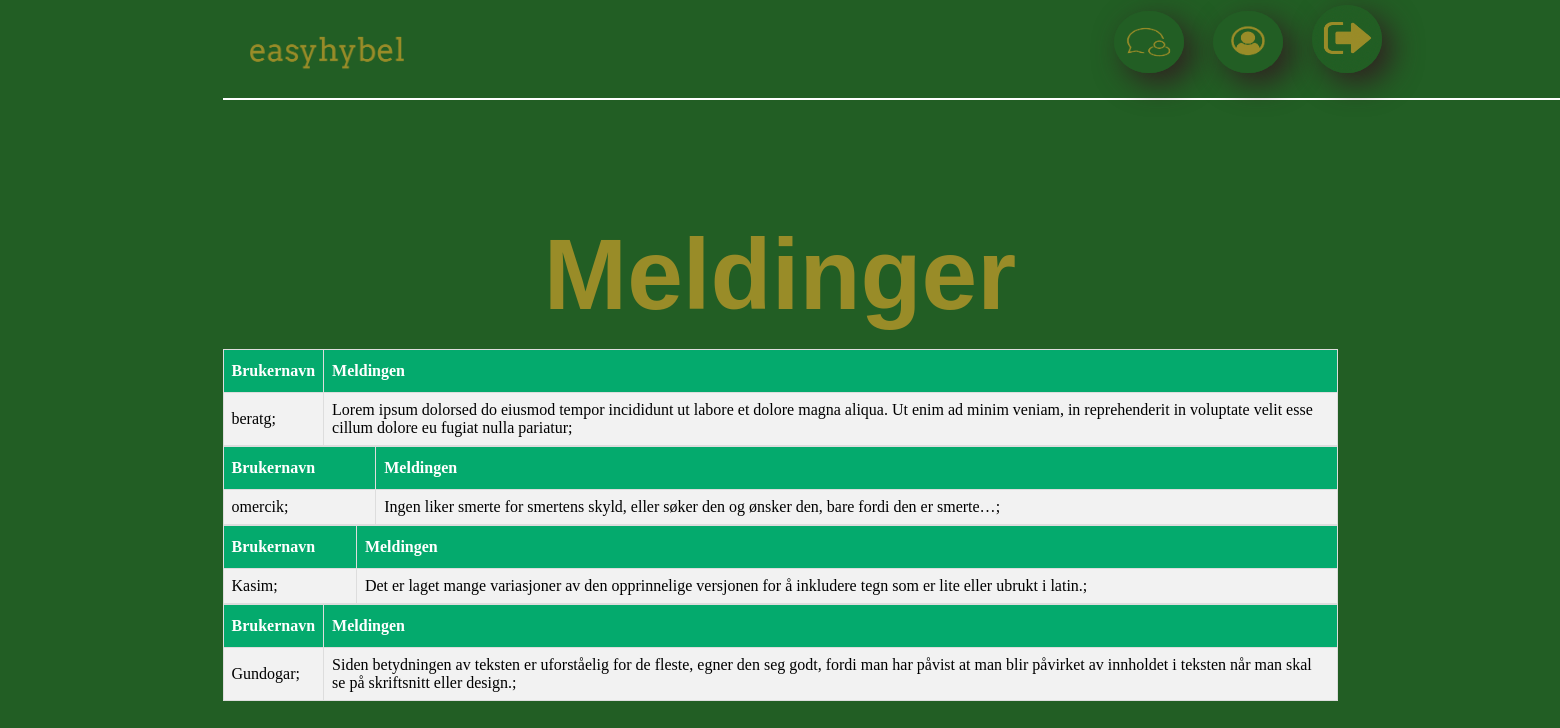
Before: /www/views/seMeldish.php (signed in) with the older database file.
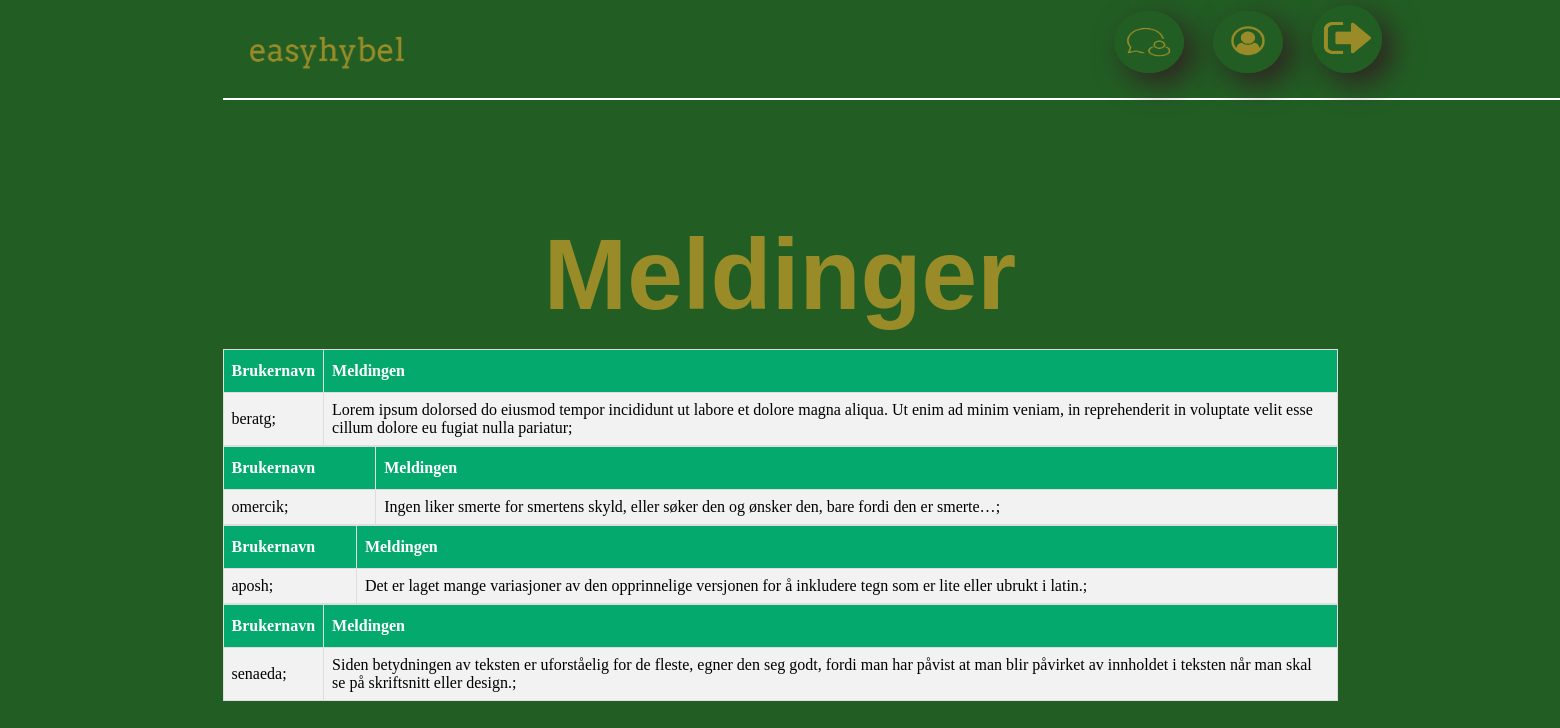
After: the same page with the newer database file.
### tables this page shows
CREATE TABLE Meldinger
(
    Meldinger_ID          SMALLINT UNIQUE AUTO_INCREMENT,
    Melding_Beskrivelse   VARCHAR(1000)       NOT NULL,
    Medlem_ID             SMALLINT         NOT NULL,
    CONSTRAINT PRIMARY KEY (Meldinger_ID),
    CONSTRAINT FOREIGN KEY (Medlem_ID) REFERENCES Medlem(Medlem_ID) ON DELETE CASCADE

);

CREATE TABLE Medlem
(
    Medlem_ID              SMALLINT UNIQUE AUTO_INCREMENT,
    Fornavn                 VARCHAR(30)     NOT NULL,
    Etternavn               VARCHAR(30)     NOT NULL,
    Brukernavn              VARCHAR(50)     NOT NULL,
    Mobilnummer             INTEGER         NOT NULL,
    Epost                   VARCHAR(255)    NOT NULL,
    Passord                 VARCHAR(255)    NOT NULL,
    Adresse                 VARCHAR(100)     NOT NULL,
    Postnummer              SMALLINT        NOT NULL,
    CONSTRAINT PRIMARY KEY (Medlem_ID)
);

### www/views/seMeldish.php (the view)
<html>
    <body>
        <?php
        include "header.php";
        include "../main/seMeldinger.php";
        foreach ($Meldinger as $melding ) {
        ?>
    <table border= '1'>
<tr>
<th>Brukernavn</th>
<th>Meldingen</th>
</tr>
<tr>
<td><?php echo $melding["Brukernavn"]?>;</td>
<td><?php echo $melding["Melding_Beskrivelse"]?>;</td>
</tr>
</table>
<?php
        }
?>
    </body>
</html>

### www/views/header.php (shortened to what this page needs)
<!DOCTYPE html>
<html>
<head>
</head>
<body>
    <a href="seMeldish.php"><img class="about_us1_images "src="img/chat.png"></img></a>
    <a href="minProfish.php"><img class="about_us1_images "src="img/minprofil.png"></img></a>
    <a href="../main/logout.php"><img class="about_us1_images "src="img/logut.png"></img></a>
    <a href="hjemmeside.php"><img class="about_us2_images "src="img/logo.png"></img></a>
    <br><br>
    <hr size="2" width="150%" color="white">
</body>
</html>

### www/main/seMeldinger.php (shortened to what this page needs)
<html>
    <head>
    </head>
    <body>
    <h1>Meldinger</h1>
    <?php
     require_once "../../includes/db.inc.php";
$sql = "SELECT Melding_Beskrivelse, Brukernavn FROM Meldinger INNER JOIN Medlem M on Meldinger.Medlem_ID = M.Medlem_ID";
$spørring = $pdo->prepare($sql);
$spørring->execute();
$Meldinger = $spørring->fetchall(PDO::FETCH_ASSOC);
    ?>
    </body>
</html>

### www/views/header.php (style rules this page uses)
body { background-color: #225E24; text-align: center; margin: auto; max-width: 1115px; }
h1 { position: relative; font-size: 100px; top: 50px; color: #998C28; text-align: center; font-family: Arial-BoldMT, Arial, Arial; }
.about_us1_images { position: relative; cursor: pointer; width: 70px; left: 50%; top: 5px; margin-left: 25px; border-radius: 50%; box-shadow: rgb(48, 33, 33) 10px 10px 30px; }
.about_us2_images { position: relative; cursor: pointer; height: auto; left: -54%; top: 15px; width: 200px; }
table { border-collapse: collapse; width: 100%; }
table td, table th { border: 1px solid #ddd; padding: 8px; }
table tr:nth-child(even) { background-color: #f2f2f2; }
table th { padding-top: 12px; padding-bottom: 12px; text-align: left; background-color: #04AA6D; color: white; }

Changed rows visible on the page:
changed through a linked row, meldinger: Medlem_ID.Brukernavn "Kasim" → "aposh"
changed through a linked row, meldinger: Medlem_ID.Brukernavn "Gundogar" → "senaeda"
